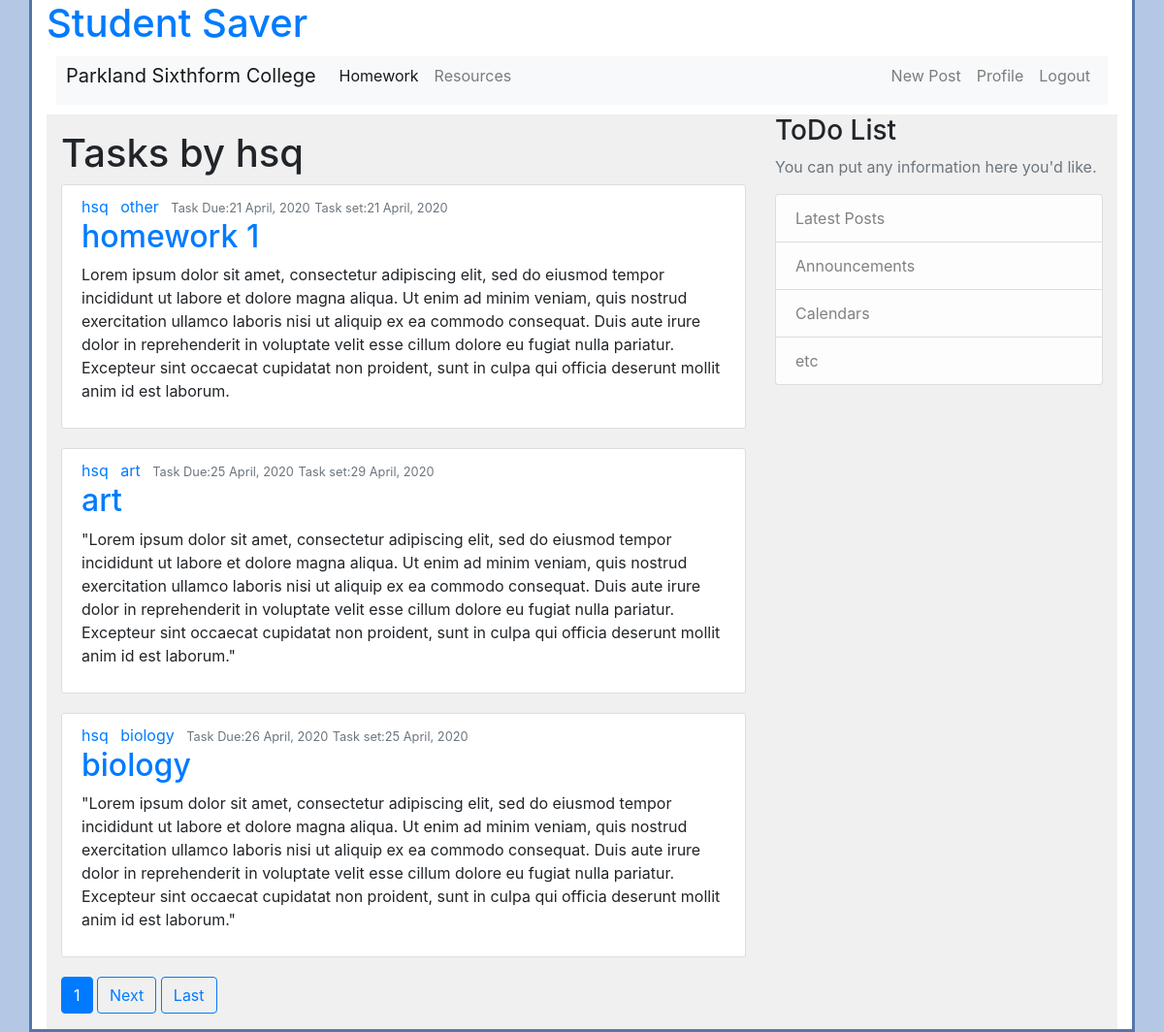
/user/hsq (signed in), run on the app's committed database.
### blog/models.py (models this page shows, shortened)
class Post(models.Model):
    title = models.CharField(max_length=100)
    subject = models.ForeignKey(Subject, on_delete=models.CASCADE)
    slug = models.SlugField(max_length=80, unique=False)
    content = models.TextField()
    date_posted = models.DateTimeField(default=timezone.now )
    date_due = models.DateTimeField(default=timezone.now )
    author = models.ForeignKey(User, on_delete=models.CASCADE)

class Subject(models.Model):
    name = models.CharField(max_length=100)
    slug = models.SlugField(max_length=100, unique=True)
    class Meta:
        ordering = ('name',)
        verbose_name = 'subject'
        verbose_name_plural = 'subjects'
    def __str__(self):
        return self.name

### blog/views.py (the view)
# urls.py: path('user/<str:username>', UserPostListView.as_view(), name ='user-posts' ),
class UserPostListView(ListView):
    model = Post
    template_name = 'blog/user_posts.html'
    context_object_name = 'posts'
    ordering =['date_due']
    paginate_by = 3
    def get_queryset(self):
        user = get_object_or_404(User, username=self.kwargs.get('username'))
        return Post.objects.filter(author=user).order_by('date_due')

### blog/templates/blog/user_posts.html (shortened to what this page needs)
{%extends "blog/base.html"%}
{%block content%}
<h1>Tasks by {{view.kwargs.username}}</h1>
{%for post in posts %}
<article class="media content-section">
<div class="media-body">
  <div class="article-metadata">
    <a class="mr-2" href="{% url 'user-posts' post.author.username %}">{{ post.author }}</a>
    <a class="mr-2" href="{% url 'subject-posts' post.subject %}">{{ post.subject }}</a>
    <small class="text-muted">Task Due:{{ post.date_due|date:"d F, Y" }}</small>
    <small class="text-muted">Task set:{{ post.date_posted|date:"d F, Y" }}</small>
  </div>
  <h2><a class="article-title" href="{%url 'post-detail' post.id %}">{{ post.title }}</a></h2>
  <p class="article-content">{{ post.content }}</p>
</div>
</article>
{% endfor %}
{% if is_paginated %}
  {% for num in page_obj.paginator.page_range %}
    {% if page_obj.number == num %}
    <a class ="btn btn-primary" href="?page={{num}}">{{num}}</a>
  {% elif num > page_obj.number|add:'-2' and num < page_obj.number|add:'-2' %}
    <a class ="btn btn-outline-primary" href="?page={{num}}">{{num}}</a>
  {% endif %}
  {% endfor %}
  {% if page_obj.has_next %}
    <a class ="btn btn-outline-primary" href="?page={{page_obj.next_page_number }}">Next</a>
    <a class ="btn btn-outline-primary" href="?page = {{ page_obj.paginator.num_pages}">Last</a>
  {% endif %}
{% endif %}
{%endblock content%}

### blog/static/blog/main.css (style rules this page uses)
body { background-color: #B4C8E5; }
.content-section { background: #ffffff; padding: 10px 20px; border: 1px solid #dddddd; border-radius: 3px; margin-bottom: 20px; }

### data on the page
Post: author "hsq", subject "other", date_due "21 April, 2020", date_posted "21 April, 2020", title "homework 1", content "Lorem ipsum dolor sit amet, consectetur adipiscing elit, sed do eiusmod tempor incididunt ut labore et dolore magna aliqua. Ut enim ad minim veniam, quis nostrud exercitation ullamco laboris nisi ut aliquip ex ea commodo consequat. Duis aute irure dolor in reprehenderit in voluptate velit esse cillum dolore eu fugiat nulla pariatur. Excepteur sint occaecat cupidatat non proident, sunt in culpa qui officia deserunt mollit anim id est laborum."
Post: author "hsq", subject "art", date_due "25 April, 2020", date_posted "29 April, 2020", title "art", content "\"Lorem ipsum dolor sit amet, consectetur adipiscing elit, sed do eiusmod tempor incididunt ut labore et dolore magna aliqua. Ut enim ad minim veniam, quis nostrud exercitation ullamco laboris nisi ut aliquip ex ea commodo consequat. Duis aute irure dolor in reprehenderit in voluptate velit esse cillum dolore eu fugiat nulla pariatur. Excepteur sint occaecat cupidatat non proident, sunt in culpa qui officia deserunt mollit anim id est laborum.\""
Post: author "hsq", subject "biology", date_due "26 April, 2020", date_posted "25 April, 2020", title "biology", content "\"Lorem ipsum dolor sit amet, consectetur adipiscing elit, sed do eiusmod tempor incididunt ut labore et dolore magna aliqua. Ut enim ad minim veniam, quis nostrud exercitation ullamco laboris nisi ut aliquip ex ea commodo consequat. Duis aute irure dolor in reprehenderit in voluptate velit esse cillum dolore eu fugiat nulla pariatur. Excepteur sint occaecat cupidatat non proident, sunt in culpa qui officia deserunt mollit anim id est laborum.\""

### other printed values
{{ view.kwargs.username }} "hsq"
{{ num }} "1"
